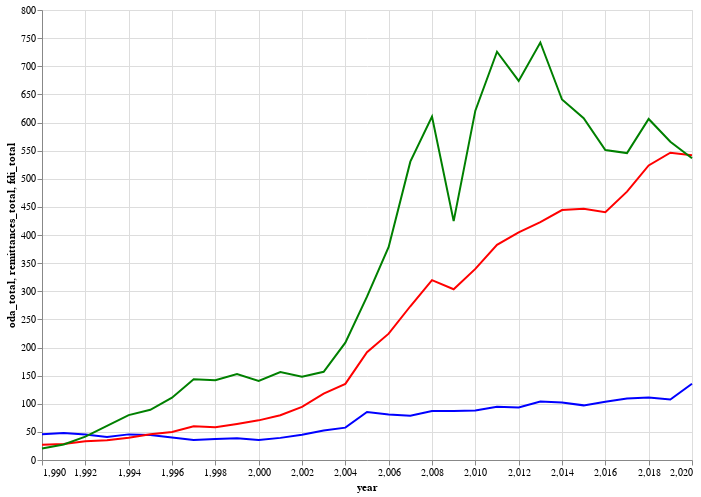

Write notebook code for a chart like this one.
### Code cell
base = alt.Chart(df.reset_index()).encode(x='year')

alt.layer(
    base.mark_line(color='blue').encode(y='oda_total'),
    base.mark_line(color='red').encode(y='remittances_total'),
    base.mark_line(color='green').encode(y='fdi_total'),
).properties(
    width=650,
    height=450
)

### Figure 1 — Vega-Lite specification as saved in the notebook (floating-point values rounded to 4 significant figures)
{"config": {"view": {"continuousWidth": 400, "continuousHeight": 300}}, "layer": [{"mark": {"type": "line", "color": "blue"}, "encoding": {"x": {"field": "year", "type": "quantitative"}, "y": {"field": "oda_total", "type": "quantitative"}}}, {"mark": {"type": "line", "color": "red"}, "encoding": {"x": {"field": "year", "type": "quantitative"}, "y": {"field": "remittances_total", "type": "quantitative"}}}, {"mark": {"type": "line", "color": "green"}, "encoding": {"x": {"field": "year", "type": "quantitative"}, "y": {"field": "fdi_total", "type": "quantitative"}}}], "data": {"name": "data-15380e98debd01ba9ed3c99acb3661f8"}, "height": 450, "width": 650, "$schema": "https://vega.github.io/schema/vega-lite/v4.17.0.json", "datasets": {"data-15380e98debd01ba9ed3c99acb3661f8": [{"index": 0, "year": 1990, "fdi_total": 20.31, "remittances_total": 27.27, "oda_total": 45.66}, {"index": 1, "year": 1991, "fdi_total": 27.5, "remittances_total": 28.4, "oda_total": 47.97}, {"index": 2, "year": 1992, "fdi_total": 41.59, "remittances_total": 33.39, "oda_total": 45.17}, {"index": 3, "year": 1993, "fdi_total": 60.67, "remittances_total": 35.05, "oda_total": 40.8}, {"index": 4, "year": 1994, "fdi_total": 79.84, "remittances_total": 39.53, "oda_total": 45.55}, {"index": 5, "year": 1995, "fdi_total": 89.28, "remittances_total": 45.66, "oda_total": 44.42}, {"index": 6, "year": 1996, "fdi_total": 110.8, "remittances_total": 49.9, "oda_total": 40.08}, {"index": 7, "year": 1997, "fdi_total": 143.4, "remittances_total": 59.84, "oda_total": 35.42}, {"index": 8, "year": 1998, "fdi_total": 141.9, "remittances_total": 58.12, "oda_total": 37.39}, {"index": 9, "year": 1999, "fdi_total": 153.0, "remittances_total": 63.99, "oda_total": 38.72}, {"index": 10, "year": 2000, "fdi_total": 140.5, "remittances_total": 70.49, "oda_total": 35.68}, {"index": 11, "year": 2001, "fdi_total": 156.3, "remittances_total": 79.69, "oda_total": 39.32}, {"index": 12, "year": 2002, "fdi_total": 148.2, "remittances_total": 94.56, "oda_total": 44.73}, {"index": 13, "year": 2003, "fdi_total": 156.8, "remittances_total": 117.9, "oda_total": 52.34}, {"index": 14, "year": 2004, "fdi_total": 208.5, "remittances_total": 135.3, "oda_total": 57.55}, {"index": 15, "year": 2005, "fdi_total": 290.4, "remittances_total": 191.5, "oda_total": 85.36}, {"index": 16, "year": 2006, "fdi_total": 378.7, "remittances_total": 224.6, "oda_total": 81.01}, {"index": 17, "year": 2007, "fdi_total": 530.4, "remittances_total": 273.3, "oda_total": 78.85}, {"index": 18, "year": 2008, "fdi_total": 610.4, "remittances_total": 319.7, "oda_total": 87.19}, {"index": 19, "year": 2009, "fdi_total": 424.7, "remittances_total": 303.5, "oda_total": 86.89}, {"index": 20, "year": 2010, "fdi_total": 621.0, "remittances_total": 339.7, "oda_total": 88.06}, {"index": 21, "year": 2011, "fdi_total": 725.7, "remittances_total": 382.5, "oda_total": 94.69}, {"index": 22, "year": 2012, "fdi_total": 674.0, "remittances_total": 404.7, "oda_total": 93.39}, {"index": 23, "year": 2013, "fdi_total": 742.2, "remittances_total": 422.8, "oda_total": 104.0}, {"index": 24, "year": 2014, "fdi_total": 640.9, "remittances_total": 444.3, "oda_total": 102.1}, {"index": 25, "year": 2015, "fdi_total": 607.7, "remittances_total": 446.5, "oda_total": 97.13}, {"index": 26, "year": 2016, "fdi_total": 551.2, "remittances_total": 440.5, "oda_total": 103.5}, {"index": 27, "year": 2017, "fdi_total": 545.6, "remittances_total": 477.0, "oda_total": 109.3}, {"index": 28, "year": 2018, "fdi_total": 606.3, "remittances_total": 523.6, "oda_total": 111.3}, {"index": 29, "year": 2019, "fdi_total": 565.7, "remittances_total": 546.2, "oda_total": 107.5}, {"index": 30, "year": 2020, "fdi_total": 536.5, "remittances_total": 541.9, "oda_total": 135.7}]}}
